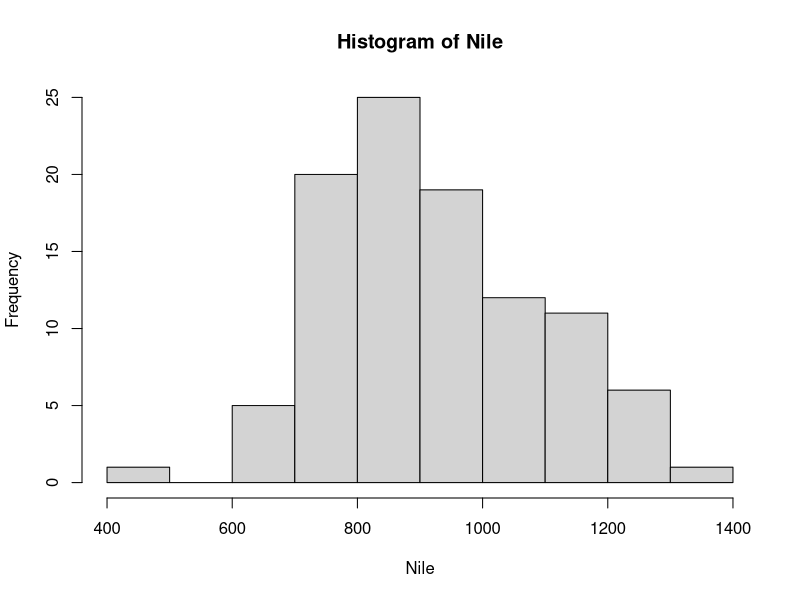
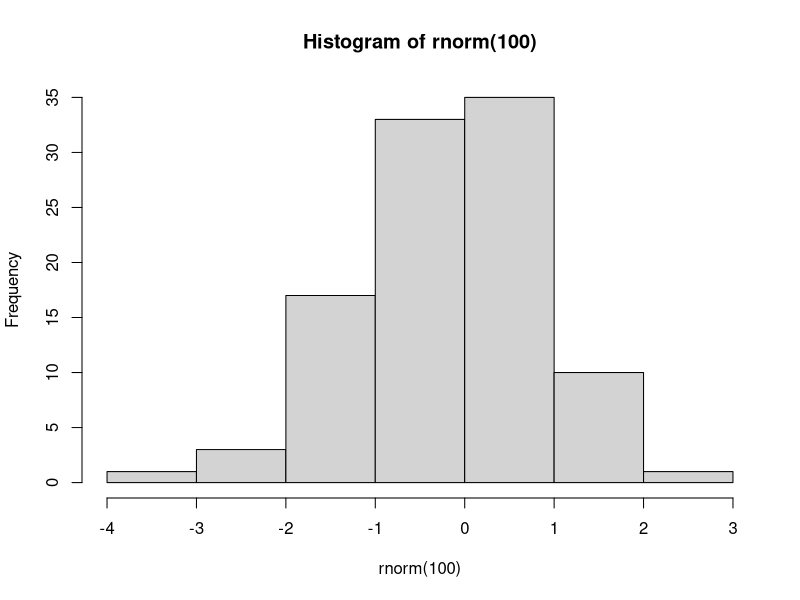

Generate these figures, in order, with R:
mean(abs(rnorm(100)))

rnorm(10)
#source("../chapter01.R")
pdf('xh.pdf')
hist(rnorm(100))
dev.off()


x<-c(2,3,4)
q<-c(x,x,8)
x
x[3]
x<-c(1,2,4)

x[2:3]
sd(x)
y<-mean(x)
data()
BJsales
mean(Nile)
sd(Nile)
hist(Nile)
q()
